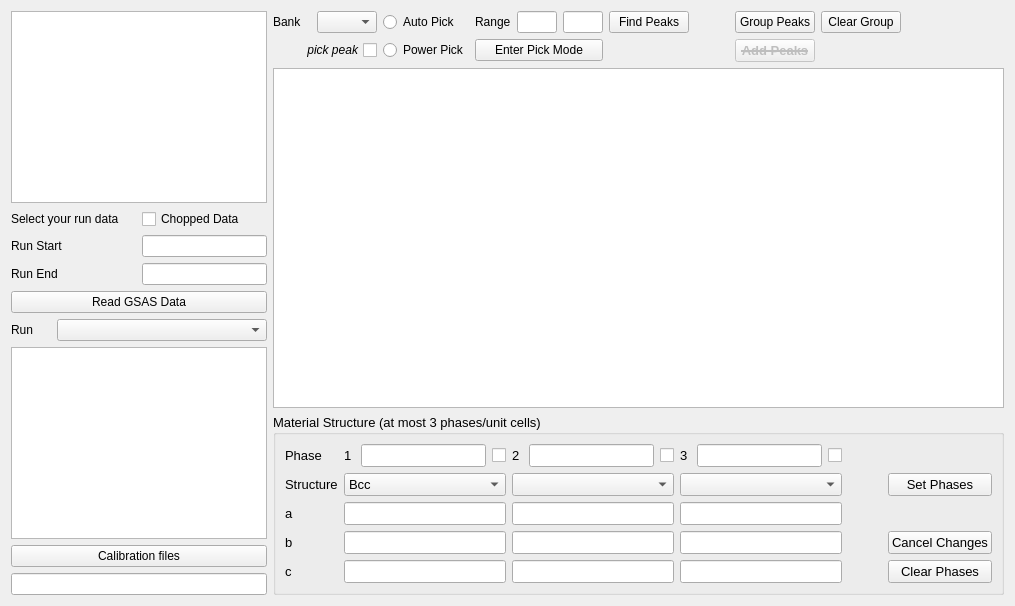
  <widget class="QWidget" name="centralwidget">
   <layout class="QGridLayout" name="gridLayout_2">
    <item row="0" column="0">
     <layout class="QVBoxLayout" name="verticalLayout_3">
      <item>
       <widget class="SinglePeakFitManageTree" name="treeView_iptsRun">
        <property name="sizePolicy">
         <sizepolicy hsizetype="Preferred" vsizetype="Expanding">
          <horstretch>0</horstretch>
          <verstretch>0</verstretch>
         </sizepolicy>
        </property>
        <property name="minimumSize">
         <size>
          <width>60</width>
          <height>0</height>
         </size>
        </property>
        <property name="maximumSize">
         <size>
          <width>300</width>
          <height>16777215</height>
         </size>
        </property>
       </widget>
      </item>
      <item>
       <layout class="QVBoxLayout" name="verticalLayout_2">
        <item>
         <layout class="QHBoxLayout" name="horizontalLayout"/>
        </item>
        <item>
         <layout class="QHBoxLayout" name="horizontalLayout_2">
          <item>
           <widget class="QLabel" name="label_11">
            <property name="text">
             <string>Select your run data</string>
            </property>
           </widget>
          </item>
          <item>
           <widget class="QCheckBox" name="checkBox_3">
            <property name="text">
             <string>Chopped Data</string>
            </property>
           </widget>
          </item>
         </layout>
        </item>
        <item>
         <layout class="QGridLayout" name="gridLayout">
          <item row="0" column="1">
           <widget class="QLineEdit" name="lineEdit_startRunNumber">
            <property name="sizePolicy">
             <sizepolicy hsizetype="Preferred" vsizetype="Fixed">
              <horstretch>0</horstretch>
              <verstretch>0</verstretch>
             </sizepolicy>
            </property>
            <property name="maximumSize">
             <size>
              <width>200</width>
              <height>16777215</height>
             </size>
            </property>
           </widget>
          </item>
          <item row="1" column="0">
           <widget class="QLabel" name="label_26">
            <property name="text">
             <string>Run End</string>
            </property>
           </widget>
          </item>
          <item row="1" column="1">
           <widget class="QLineEdit" name="lineEdit_endRunNumber">
            <property name="sizePolicy">
             <sizepolicy hsizetype="Preferred" vsizetype="Fixed">
              <horstretch>0</horstretch>
              <verstretch>0</verstretch>
             </sizepolicy>
            </property>
            <property name="maximumSize">
             <size>
              <width>200</width>
              <height>16777215</height>
             </size>
            </property>
           </widget>
          </item>
          <item row="0" column="0">
           <widget class="QLabel" name="label">
            <property name="text">
             <string>Run Start</string>
            </property>
           </widget>
          </item>
         </layout>
        </item>
        <item>
         <layout class="QHBoxLayout" name="horizontalLayout_3">
          <item>
           <widget class="QPushButton" name="pushButton_readData">
            <property name="toolTip">
             <string>&lt;html&gt;&lt;head/&gt;&lt;body&gt;&lt;p&gt;Read GSAS data and plot to canvas to the right by pushing this button.&lt;/p&gt;&lt;/body&gt;&lt;/html&gt;</string>
            </property>
            <property name="text">
             <string>Read GSAS Data</string>
            </property>
           </widget>
          </item>
         </layout>
        </item>
        <item>
         <layout class="QHBoxLayout" name="horizontalLayout_8">
          <item>
           <widget class="QLabel" name="label_3">
            <property name="sizePolicy">
             <sizepolicy hsizetype="Minimum" vsizetype="Preferred">
              <horstretch>0</horstretch>
              <verstretch>0</verstretch>
             </sizepolicy>
            </property>
            <property name="maximumSize">
             <size>
              <width>40</width>
              <height>16777215</height>
             </size>
            </property>
            <property name="text">
             <string>Run</string>
            </property>
           </widget>
          </item>
          <item>
           <widget class="QComboBox" name="comboBox_runNumber">
            <property name="sizePolicy">
             <sizepolicy hsizetype="Preferred" vsizetype="Fixed">
              <horstretch>0</horstretch>
              <verstretch>0</verstretch>
             </sizepolicy>
            </property>
            <property name="toolTip">
             <string>&lt;html&gt;&lt;head/&gt;&lt;body&gt;&lt;p&gt;Run number&lt;/p&gt;&lt;/body&gt;&lt;/html&gt;</string>
            </property>
           </widget>
          </item>
         </layout>
        </item>
        <item>
         <widget class="QTableWidget" name="tableWidget_existingPeakFile">
          <property name="sizePolicy">
           <sizepolicy hsizetype="Preferred" vsizetype="Expanding">
            <horstretch>0</horstretch>
            <verstretch>0</verstretch>
           </sizepolicy>
          </property>
          <property name="maximumSize">
           <size>
            <width>1000</width>
            <height>16777215</height>
           </size>
          </property>
          <property name="toolTip">
           <string>&lt;html&gt;&lt;head/&gt;&lt;body&gt;&lt;p&gt;Contain the overall ifnormation of all peak information. &lt;/p&gt;&lt;p&gt;List all the peak files that available for this IPTS&lt;/p&gt;&lt;/body&gt;&lt;/html&gt;</string>
          </property>
         </widget>
        </item>
        <item>
         <widget class="QPushButton" name="pushButton_loadCalibFile">
          <property name="toolTip">
           <string>&lt;html&gt;&lt;head/&gt;&lt;body&gt;&lt;p&gt;Vanadium calibration file for the loaded run&lt;/p&gt;&lt;p&gt;&lt;br/&gt;&lt;/p&gt;&lt;p&gt;(need to confirm that the calibration file is 'vanadium' calibration file)&lt;/p&gt;&lt;/body&gt;&lt;/html&gt;</string>
          </property>
          <property name="text">
           <string>Calibration files</string>
          </property>
         </widget>
        </item>
        <item>
         <widget class="QLineEdit" name="lineEdit_vanadiumCalibrationFile">
          <property name="sizePolicy">
           <sizepolicy hsizetype="Preferred" vsizetype="Fixed">
            <horstretch>0</horstretch>
            <verstretch>0</verstretch>
           </sizepolicy>
          </property>
          <property name="maximumSize">
           <size>
            <width>400</width>
            <height>16777215</height>
           </size>
          </property>
          <property name="text">
           <string/>
          </property>
         </widget>
        </item>
       </layout>
      </item>
     </layout>
    </item>
    <item row="0" column="1">
     <layout class="QVBoxLayout" name="verticalLayout_8">
      <item>
       <layout class="QHBoxLayout" name="horizontalLayout_4">
        <item>
         <layout class="QGridLayout" name="gridLayout_4">
          <item row="0" column="5">
           <widget class="QPushButton" name="pushButton_groupAutoPickPeaks">
            <property name="font">
             <font>
              <pointsize>9</pointsize>
             </font>
            </property>
            <property name="text">
             <string>Group Peaks</string>
            </property>
           </widget>
          </item>
          <item row="0" column="1">
           <widget class="QRadioButton" name="radioButton_pickModeQuick">
            <property name="font">
             <font>
              <pointsize>9</pointsize>
             </font>
            </property>
            <property name="text">
             <string>Auto Pick</string>
            </property>
           </widget>
          </item>
          <item row="1" column="5">
           <widget class="QPushButton" name="pushButton_addPeaksPower">
            <property name="enabled">
             <bool>false</bool>
            </property>
            <property name="font">
             <font>
              <pointsize>10</pointsize>
              <weight>75</weight>
              <bold>true</bold>
              <strikeout>true</strikeout>
             </font>
            </property>
            <property name="text">
             <string>Add Peaks</string>
            </property>
           </widget>
          </item>
          <item row="0" column="3">
           <widget class="QPushButton" name="pushButton_findPeaks">
            <property name="sizePolicy">
             <sizepolicy hsizetype="Preferred" vsizetype="Fixed">
              <horstretch>0</horstretch>
              <verstretch>0</verstretch>
             </sizepolicy>
            </property>
            <property name="font">
             <font>
              <pointsize>9</pointsize>
             </font>
            </property>
            <property name="toolTip">
             <string>&lt;html&gt;&lt;head/&gt;&lt;body&gt;&lt;p&gt;Find all peaks in the diffraction pattern&lt;/p&gt;&lt;p&gt;Case 1: If user does not provide structure information, then it will run FindPeaks();&lt;/p&gt;&lt;p&gt;Case 2: If user gives known structure, then this one will just plot peaks according to lattice parameters.&lt;/p&gt;&lt;/body&gt;&lt;/html&gt;</string>
            </property>
            <property name="text">
             <string>Find Peaks</string>
            </property>
           </widget>
          </item>
          <item row="0" column="2">
           <layout class="QHBoxLayout" name="horizontalLayout_9">
            <item>
             <widget class="QLabel" name="label_2">
              <property name="maximumSize">
               <size>
                <width>60</width>
                <height>16777215</height>
               </size>
              </property>
              <property name="font">
               <font>
                <pointsize>9</pointsize>
               </font>
              </property>
              <property name="text">
               <string>Range</string>
              </property>
             </widget>
            </item>
            <item>
             <widget class="QLineEdit" name="lineEdit_xMax">
              <property name="sizePolicy">
               <sizepolicy hsizetype="Preferred" vsizetype="Fixed">
                <horstretch>0</horstretch>
                <verstretch>0</verstretch>
               </sizepolicy>
              </property>
              <property name="maximumSize">
               <size>
                <width>40</width>
                <height>16777215</height>
               </size>
              </property>
              <property name="font">
               <font>
                <pointsize>9</pointsize>
               </font>
              </property>
             </widget>
            </item>
            <item>
             <widget class="QLineEdit" name="lineEdit_xMin">
              <property name="sizePolicy">
               <sizepolicy hsizetype="Preferred" vsizetype="Fixed">
                <horstretch>0</horstretch>
                <verstretch>0</verstretch>
               </sizepolicy>
              </property>
              <property name="maximumSize">
               <size>
                <width>40</width>
                <height>16777215</height>
               </size>
              </property>
              <property name="font">
               <font>
                <pointsize>9</pointsize>
               </font>
              </property>
             </widget>
            </item>
           </layout>
          </item>
          <item row="0" column="4">
           <spacer name="horizontalSpacer_3">
            <property name="orientation">
             <enum>Qt::Horizontal</enum>
            </property>
            <property name="sizeType">
             <enum>QSizePolicy::Preferred</enum>
            </property>
            <property name="sizeHint" stdset="0">
             <size>
              <width>40</width>
              <height>20</height>
             </size>
            </property>
           </spacer>
          </item>
          <item row="1" column="2">
           <widget class="QPushButton" name="pushButton_peakPickerMode">
            <property name="font">
             <font>
              <pointsize>9</pointsize>
             </font>
            </property>
            <property name="toolTip">
             <string>&lt;html&gt;&lt;head/&gt;&lt;body&gt;&lt;p&gt;Enter or leave peak picking mode&lt;/p&gt;&lt;/body&gt;&lt;/html&gt;</string>
            </property>
            <property name="text">
             <string>Enter Pick Mode</string>
            </property>
           </widget>
          </item>
          <item row="1" column="1">
           <widget class="QRadioButton" name="radioButton_pickModePower">
            <property name="font">
             <font>
              <pointsize>9</pointsize>
             </font>
            </property>
            <property name="text">
             <string>Power Pick</string>
            </property>
           </widget>
          </item>
          <item row="1" column="0">
           <widget class="QCheckBox" name="checkBox_pickPeak">
            <property name="font">
             <font>
              <pointsize>9</pointsize>
              <italic>true</italic>
             </font>
            </property>
            <property name="layoutDirection">
             <enum>Qt::RightToLeft</enum>
            </property>
            <property name="text">
             <string>pick peak</string>
            </property>
           </widget>
          </item>
          <item row="0" column="0">
           <layout class="QHBoxLayout" name="horizontalLayout_10">
            <item>
             <widget class="QLabel" name="label_4">
              <property name="maximumSize">
               <size>
                <width>60</width>
                <height>16777215</height>
               </size>
              </property>
              <property name="text">
               <string>Bank</string>
              </property>
             </widget>
            </item>
            <item>
             <widget class="QComboBox" name="comboBox_bankNumbers">
              <property name="sizePolicy">
               <sizepolicy hsizetype="MinimumExpanding" vsizetype="Fixed">
                <horstretch>0</horstretch>
                <verstretch>0</verstretch>
               </sizepolicy>
              </property>
              <property name="minimumSize">
               <size>
                <width>40</width>
                <height>0</height>
               </size>
              </property>
              <property name="maximumSize">
               <size>
                <width>60</width>
                <height>16777215</height>
               </size>
              </property>
              <property name="toolTip">
               <string>&lt;html&gt;&lt;head/&gt;&lt;body&gt;&lt;p&gt;Bank numbers&lt;/p&gt;&lt;p&gt;It is a list of the available of bank numbers that are loaded.&lt;/p&gt;&lt;/body&gt;&lt;/html&gt;</string>
              </property>
             </widget>
            </item>
           </layout>
          </item>
          <item row="0" column="7">
           <spacer name="horizontalSpacer">
            <property name="orientation">
             <enum>Qt::Horizontal</enum>
            </property>
            <property name="sizeHint" stdset="0">
             <size>
              <width>40</width>
              <height>20</height>
             </size>
            </property>
           </spacer>
          </item>
          <item row="0" column="6">
           <widget class="QPushButton" name="pushButton_clearGroup">
            <property name="font">
             <font>
              <pointsize>9</pointsize>
             </font>
            </property>
            <property name="text">
             <string>Clear Group</string>
            </property>
           </widget>
          </item>
         </layout>
        </item>
       </layout>
      </item>
      <item>
       <widget class="DiffractionPlotView" name="graphicsView_main"/>
      </item>
      <item>
       <widget class="QGroupBox" name="groupBox">
        <property name="font">
         <font>
          <pointsize>10</pointsize>
         </font>
        </property>
        <property name="title">
         <string>Material Structure (at most 3 phases/unit cells)</string>
        </property>
        <layout class="QGridLayout" name="gridLayout_6">
         <item row="0" column="0">
          <layout class="QGridLayout" name="gridLayout_5">
           <item row="3" column="5">
            <widget class="QPushButton" name="pushButton_cancelPhaseChange">
             <property name="sizePolicy">
              <sizepolicy hsizetype="Preferred" vsizetype="Fixed">
               <horstretch>0</horstretch>
               <verstretch>0</verstretch>
              </sizepolicy>
             </property>
             <property name="text">
              <string>Cancel Changes</string>
             </property>
            </widget>
           </item>
           <item row="2" column="1">
            <widget class="QLineEdit" name="lineEdit_a1">
             <property name="sizePolicy">
              <sizepolicy hsizetype="Preferred" vsizetype="Fixed">
               <horstretch>0</horstretch>
               <verstretch>0</verstretch>
              </sizepolicy>
             </property>
             <property name="maximumSize">
              <size>
               <width>200</width>
               <height>16777215</height>
              </size>
             </property>
            </widget>
           </item>
           <item row="3" column="0">
            <widget class="QLabel" name="label_18">
             <property name="maximumSize">
              <size>
               <width>20</width>
               <height>16777215</height>
              </size>
             </property>
             <property name="text">
              <string>b</string>
             </property>
            </widget>
           </item>
           <item row="4" column="0">
            <widget class="QLabel" name="label_19">
             <property name="maximumSize">
              <size>
               <width>20</width>
               <height>16777215</height>
              </size>
             </property>
             <property name="text">
              <string>c</string>
             </property>
            </widget>
           </item>
           <item row="3" column="1">
            <widget class="QLineEdit" name="lineEdit_b1">
             <property name="sizePolicy">
              <sizepolicy hsizetype="Preferred" vsizetype="Fixed">
               <horstretch>0</horstretch>
               <verstretch>0</verstretch>
              </sizepolicy>
             </property>
             <property name="maximumSize">
              <size>
               <width>200</width>
               <height>16777215</height>
              </size>
             </property>
            </widget>
           </item>
           <item row="0" column="0">
            <widget class="QLabel" name="label_16">
             <property name="maximumSize">
              <size>
               <width>200</width>
               <height>16777215</height>
              </size>
             </property>
             <property name="text">
              <string>Phase</string>
             </property>
            </widget>
           </item>
           <item row="1" column="3">
            <widget class="QComboBox" name="comboBox_structure3">
             <property name="maximumSize">
              <size>
               <width>200</width>
               <height>16777215</height>
              </size>
             </property>
            </widget>
           </item>
           <item row="1" column="5">
            <widget class="QPushButton" name="pushButton_setPhases">
             <property name="sizePolicy">
              <sizepolicy hsizetype="Preferred" vsizetype="Fixed">
               <horstretch>0</horstretch>
               <verstretch>0</verstretch>
              </sizepolicy>
             </property>
             <property name="text">
              <string>Set Phases</string>
             </property>
            </widget>
           </item>
           <item row="4" column="5">
            <widget class="QPushButton" name="pushButton_clearPhase">
             <property name="sizePolicy">
              <sizepolicy hsizetype="Preferred" vsizetype="Fixed">
               <horstretch>0</horstretch>
               <verstretch>0</verstretch>
              </sizepolicy>
             </property>
             <property name="text">
              <string>Clear Phases</string>
             </property>
            </widget>
           </item>
           <item row="0" column="2">
            <layout class="QHBoxLayout" name="horizontalLayout_5">
             <item>
              <widget class="QLabel" name="label_5">
               <property name="text">
                <string>2 </string>
               </property>
              </widget>
             </item>
             <item>
              <widget class="QLineEdit" name="lineEdit_phaseName2">
               <property name="sizePolicy">
                <sizepolicy hsizetype="Preferred" vsizetype="Fixed">
                 <horstretch>0</horstretch>
                 <verstretch>0</verstretch>
                </sizepolicy>
               </property>
               <property name="maximumSize">
                <size>
                 <width>200</width>
                 <height>16777215</height>
                </size>
               </property>
              </widget>
             </item>
             <item>
              <widget class="QCheckBox" name="checkBox_usePhase2">
               <property name="maximumSize">
                <size>
                 <width>25</width>
                 <height>16777215</height>
                </size>
               </property>
               <property name="text">
                <string/>
               </property>
              </widget>
             </item>
            </layout>
           </item>
           <item row="4" column="3">
            <widget class="QLineEdit" name="lineEdit_c3">
             <property name="sizePolicy">
              <sizepolicy hsizetype="Preferred" vsizetype="Fixed">
               <horstretch>0</horstretch>
               <verstretch>0</verstretch>
              </sizepolicy>
             </property>
             <property name="maximumSize">
              <size>
               <width>200</width>
               <height>16777215</height>
              </size>
             </property>
            </widget>
           </item>
           <item row="4" column="2">
            <widget class="QLineEdit" name="lineEdit_c2">
             <property name="sizePolicy">
              <sizepolicy hsizetype="Preferred" vsizetype="Fixed">
               <horstretch>0</horstretch>
               <verstretch>0</verstretch>
              </sizepolicy>
             </property>
             <property name="maximumSize">
              <size>
               <width>200</width>
               <height>16777215</height>
              </size>
             </property>
            </widget>
           </item>
           <item row="2" column="3">
            <widget class="QLineEdit" name="lineEdit_a3">
             <property name="sizePolicy">
              <sizepolicy hsizetype="Preferred" vsizetype="Fixed">
               <horstretch>0</horstretch>
               <verstretch>0</verstretch>
              </sizepolicy>
             </property>
             <property name="maximumSize">
              <size>
               <width>200</width>
               <height>16777215</height>
              </size>
             </property>
            </widget>
           </item>
           <item row="3" column="3">
            <widget class="QLineEdit" name="lineEdit_b3">
             <property name="sizePolicy">
              <sizepolicy hsizetype="Preferred" vsizetype="Fixed">
               <horstretch>0</horstretch>
               <verstretch>0</verstretch>
              </sizepolicy>
             </property>
             <property name="maximumSize">
              <size>
               <width>200</width>
               <height>16777215</height>
              </size>
             </property>
            </widget>
           </item>
           <item row="0" column="1">
            <layout class="QHBoxLayout" name="horizontalLayout_6">
             <item>
              <widget class="QLabel" name="label_6">
               <property name="text">
                <string>1 </string>
               </property>
              </widget>
             </item>
             <item>
              <widget class="QLineEdit" name="lineEdit_phaseName1">
               <property name="sizePolicy">
                <sizepolicy hsizetype="Preferred" vsizetype="Fixed">
                 <horstretch>0</horstretch>
                 <verstretch>0</verstretch>
                </sizepolicy>
               </property>
               <property name="maximumSize">
                <size>
                 <width>200</width>
                 <height>16777215</height>
                </size>
               </property>
               <property name="toolTip">
                <string>&lt;html&gt;&lt;head/&gt;&lt;body&gt;&lt;p&gt;Name of phase 1&lt;/p&gt;&lt;/body&gt;&lt;/html&gt;</string>
               </property>
              </widget>
             </item>
             <item>
              <widget class="QCheckBox" name="checkBox_usePhase1">
               <property name="maximumSize">
                <size>
                 <width>25</width>
                 <height>16777215</height>
                </size>
               </property>
               <property name="text">
                <string/>
               </property>
              </widget>
             </item>
            </layout>
           </item>
           <item row="0" column="3">
            <layout class="QHBoxLayout" name="horizontalLayout_7">
             <item>
              <widget class="QLabel" name="label_7">
               <property name="text">
                <string>3 </string>
               </property>
              </widget>
             </item>
             <item>
              <widget class="QLineEdit" name="lineEdit_phaseName3">
               <property name="sizePolicy">
                <sizepolicy hsizetype="Preferred" vsizetype="Fixed">
                 <horstretch>0</horstretch>
                 <verstretch>0</verstretch>
                </sizepolicy>
               </property>
               <property name="maximumSize">
                <size>
                 <width>200</width>
                 <height>16777215</height>
                </size>
               </property>
              </widget>
             </item>
             <item>
              <widget class="QCheckBox" name="checkBox_usePhase3">
               <property name="maximumSize">
                <size>
                 <width>25</width>
                 <height>16777215</height>
                </size>
               </property>
               <property name="text">
                <string/>
               </property>
              </widget>
             </item>
            </layout>
           </item>
           <item row="1" column="2">
            <widget class="QComboBox" name="comboBox_structure2">
             <property name="maximumSize">
              <size>
               <width>200</width>
               <height>16777215</height>
              </size>
             </property>
            </widget>
           </item>
           <item row="2" column="0">
            <widget class="QLabel" name="label_17">
             <property name="maximumSize">
              <size>
               <width>20</width>
               <height>16777215</height>
              </size>
             </property>
             <property name="text">
              <string>a</string>
             </property>
            </widget>
           </item>
           <item row="1" column="0">
            <widget class="QLabel" name="label_8">
             <property name="text">
              <string>Structure</string>
             </property>
            </widget>
           </item>
           <item row="4" column="1">
            <widget class="QLineEdit" name="lineEdit_c1">
             <property name="sizePolicy">
              <sizepolicy hsizetype="Preferred" vsizetype="Fixed">
               <horstretch>0</horstretch>
               <verstretch>0</verstretch>
              </sizepolicy>
             </property>
             <property name="maximumSize">
              <size>
               <width>200</width>
               <height>16777215</height>
              </size>
             </property>
            </widget>
           </item>
           <item row="3" column="2">
            <widget class="QLineEdit" name="lineEdit_b2">
             <property name="sizePolicy">
              <sizepolicy hsizetype="Preferred" vsizetype="Fixed">
               <horstretch>0</horstretch>
               <verstretch>0</verstretch>
              </sizepolicy>
             </property>
             <property name="maximumSize">
              <size>
               <width>200</width>
               <height>16777215</height>
              </size>
             </property>
            </widget>
           </item>
           <item row="1" column="1">
            <widget class="QComboBox" name="comboBox_structure1">
             <property name="maximumSize">
              <size>
               <width>200</width>
               <height>16777215</height>
              </size>
             </property>
             <item>
              <property name="text">
               <string>Bcc</string>
              </property>
             </item>
             <item>
              <property name="text">
               <string>Fcc</string>
              </property>
             </item>
             <item>
              <property name="text">
               <string>HCP</string>
              </property>
             </item>
            </widget>
           </item>
           <item row="2" column="2">
            <widget class="QLineEdit" name="lineEdit_a2">
             <property name="sizePolicy">
              <sizepolicy hsizetype="Preferred" vsizetype="Fixed">
               <horstretch>0</horstretch>
               <verstretch>0</verstretch>
              </sizepolicy>
             </property>
             <property name="maximumSize">
              <size>
               <width>200</width>
               <height>16777215</height>
              </size>
             </property>
            </widget>
           </item>
           <item row="2" column="4">
            <spacer name="horizontalSpacer_4">
             <property name="orientation">
              <enum>Qt::Horizontal</enum>
             </property>
             <property name="sizeHint" stdset="0">
              <size>
               <width>40</width>
               <height>20</height>
              </size>
             </property>
            </spacer>
           </item>
          </layout>
         </item>
        </layout>
       </widget>
      </item>
      <item>
       <layout class="QHBoxLayout" name="horizontalLayout_16"/>
      </item>
     </layout>
    </item>
   </layout>
   <zorder></zorder>
   <zorder></zorder>
  </widget>
